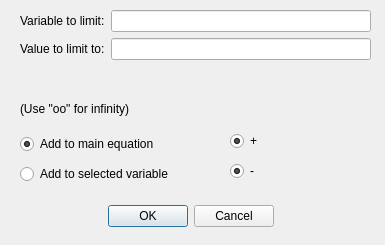
<?xml version="1.0" encoding="UTF-8"?>
<ui version="4.0">
 <class>LimitInputWindow</class>
 <widget class="QDialog" name="LimitInputWindow">
  <property name="geometry">
   <rect>
    <x>0</x>
    <y>0</y>
    <width>385</width>
    <height>245</height>
   </rect>
  </property>
  <property name="windowTitle">
   <string>Dialog</string>
  </property>
  <property name="sizeGripEnabled">
   <bool>false</bool>
  </property>
  <property name="modal">
   <bool>true</bool>
  </property>
  <widget class="QDialogButtonBox" name="buttonBox">
   <property name="geometry">
    <rect>
     <x>20</x>
     <y>200</y>
     <width>341</width>
     <height>32</height>
    </rect>
   </property>
   <property name="focusPolicy">
    <enum>Qt::TabFocus</enum>
   </property>
   <property name="orientation">
    <enum>Qt::Horizontal</enum>
   </property>
   <property name="standardButtons">
    <set>QDialogButtonBox::Cancel|QDialogButtonBox::Ok</set>
   </property>
   <property name="centerButtons">
    <bool>true</bool>
   </property>
  </widget>
  <widget class="QWidget" name="formLayoutWidget">
   <property name="geometry">
    <rect>
     <x>20</x>
     <y>10</y>
     <width>351</width>
     <height>81</height>
    </rect>
   </property>
   <layout class="QFormLayout" name="formLayout">
    <item row="0" column="0">
     <widget class="QLabel" name="label">
      <property name="text">
       <string>Variable to limit:</string>
      </property>
     </widget>
    </item>
    <item row="0" column="1">
     <widget class="QLineEdit" name="limitVar"/>
    </item>
    <item row="1" column="0">
     <widget class="QLabel" name="label_2">
      <property name="text">
       <string>Value to limit to:</string>
      </property>
     </widget>
    </item>
    <item row="1" column="1">
     <widget class="QLineEdit" name="limitVal"/>
    </item>
   </layout>
  </widget>
  <widget class="QLabel" name="label_3">
   <property name="geometry">
    <rect>
     <x>20</x>
     <y>100</y>
     <width>161</width>
     <height>18</height>
    </rect>
   </property>
   <property name="text">
    <string>(Use &quot;oo&quot; for infinity)</string>
   </property>
  </widget>
  <widget class="QWidget" name="verticalLayoutWidget">
   <property name="geometry">
    <rect>
     <x>20</x>
     <y>130</y>
     <width>176</width>
     <height>59</height>
    </rect>
   </property>
   <layout class="QVBoxLayout" name="verticalLayout">
    <item>
     <widget class="QRadioButton" name="addMainEquation">
      <property name="text">
       <string>Add to main equation</string>
      </property>
      <property name="checked">
       <bool>true</bool>
      </property>
     </widget>
    </item>
    <item>
     <widget class="QRadioButton" name="addCurVar">
      <property name="text">
       <string>Add to selected variable</string>
      </property>
     </widget>
    </item>
   </layout>
  </widget>
  <widget class="QRadioButton" name="useMinus">
   <property name="geometry">
    <rect>
     <x>230</x>
     <y>160</y>
     <width>36</width>
     <height>22</height>
    </rect>
   </property>
   <property name="text">
    <string>-</string>
   </property>
   <property name="checked">
    <bool>true</bool>
   </property>
  </widget>
  <widget class="QRadioButton" name="usePlus">
   <property name="geometry">
    <rect>
     <x>230</x>
     <y>130</y>
     <width>36</width>
     <height>22</height>
    </rect>
   </property>
   <property name="text">
    <string>+</string>
   </property>
   <property name="checked">
    <bool>true</bool>
   </property>
  </widget>
 </widget>
 <tabstops>
  <tabstop>limitVar</tabstop>
  <tabstop>limitVal</tabstop>
  <tabstop>buttonBox</tabstop>
  <tabstop>usePlus</tabstop>
  <tabstop>useMinus</tabstop>
  <tabstop>addMainEquation</tabstop>
  <tabstop>addCurVar</tabstop>
 </tabstops>
 <resources/>
 <connections>
  <connection>
   <sender>buttonBox</sender>
   <signal>accepted()</signal>
   <receiver>LimitInputWindow</receiver>
   <slot>accept()</slot>
   <hints>
    <hint type="sourcelabel">
     <x>238</x>
     <y>214</y>
    </hint>
    <hint type="destinationlabel">
     <x>157</x>
     <y>244</y>
    </hint>
   </hints>
  </connection>
  <connection>
   <sender>buttonBox</sender>
   <signal>rejected()</signal>
   <receiver>LimitInputWindow</receiver>
   <slot>reject()</slot>
   <hints>
    <hint type="sourcelabel">
     <x>306</x>
     <y>220</y>
    </hint>
    <hint type="destinationlabel">
     <x>286</x>
     <y>244</y>
    </hint>
   </hints>
  </connection>
 </connections>
</ui>
